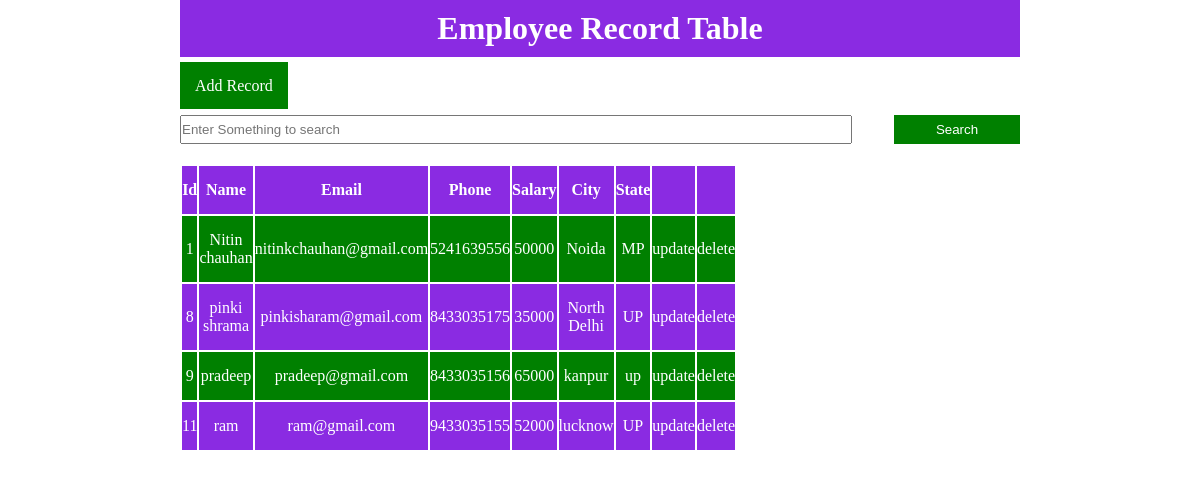
The page / on the database its author committed.
### mainApp/models.py (models this page shows, shortened)
class Employee(models.Model):
    id = models.AutoField(primary_key=True)
    name = models.CharField(max_length=30)
    email = models.EmailField(max_length=50)
    phone = models.CharField(max_length=15)
    salary = models.IntegerField()
    city = models.CharField(max_length=30,default="",null=True,blank=True)
    state = models.CharField(max_length=30,default="",null=True,blank=True)

### mainApp/views.py (the view)
# urls.py: path('',views.homes),
def homes(Request):
    if (Request.method == "POST"):
        search = Request.POST.get("search")
        data = Employee.objects.filter(
            Q(name__icontains=search)|
            Q(email__icontains=search)|
            Q(state__icontains=search)|
            Q(city__icontains=search))
    else:
        data = Employee.objects.all()
    return render(Request, "indexc.html", {'data': data})

### mainApp/templates/indexc.html (shortened to what this page needs)
{% load static %}
<!DOCTYPE html>
<html lang="en">
<head>
    <link rel="stylesheet" href="{% static 'css/style.css'%}">
</head>
<body>
    <div class="main">
        <div class="center">
            {% block content %}
            <h1> Employee Record Table</h1>
            <a id='btn' href="/add">Add Record</a>
            <form method="post" class="search">
                <input type="search" name="search" placeholder="Enter Something to search">
                <button type="search">Search</button>
            </form>
            <table class="table" >
                <tr>
                    <th>Id</th>
                    <th>Name</th>
                    <th>Email</th>
                    <th>Phone</th>
                    <th>Salary</th>
                    <th>City</th>
                    <th>State</th>
                    <th></th>
                    <th></th>
                </tr>
                {% for item in data %}
                <tr>
                    <td>{{item.id}}</td>
                    <td>{{item.name}}</td>
                    <td>{{item.email}}</td>
                    <td>{{item.phone}}</td>
                    <td>{{item.salary}}</td>
                    <td>{{item.city}}</td>
                    <td>{{item.state}}</td>
                    <td><a href="/update/{{item.id}}">update</td>
                    <td><a href="/delete/{{item.id}}">delete</td>
                </tr>
                {% endfor %}
            </table>
            {% endblock %}
        </div>
    </div>
</body>
</html>
<!--{% load static %}

### mainApp/static/css/style.css (style rules this page uses)
* { margin: 0; }
.main { width: 100vw; height: 100vh; }
.center { width: 70%; margin: auto; }
h1 { background-color: blueviolet; color:white ; padding: 10px; text-align: center; margin-bottom: 20px; }
#btn { text-decoration: none; background-color: green; color: white; padding: 15px; margin-bottom: 50px; }
.search { width: 100%; display: flex; justify-content: space-between; margin: 20px 0; }
.search input { width: 80%; padding: 5px 0; }
.search button { width: 15%; padding: 7px 0,; background-color: green; border: none; color:white ; }
.table { width: 100px; }
tr { background-color: green; color: white; }
tr:nth-child(odd) { background-color: blueviolet; color: white; }
th,td { padding: 15px 0; text-align: center; }
.table a { text-decoration: none; color: white; }

### rows shown on the page
Employee: id "1", name "Nitin chauhan", email "nitinkchauhan@gmail.com", phone "5241639556", salary "50000", city "Noida", state "MP"
Employee: id "8", name "pinki shrama", email "pinkisharam@gmail.com", phone "8433035175", salary "35000", city "North Delhi", state "UP"
Employee: id "9", name "pradeep", email "pradeep@gmail.com", phone "8433035156", salary "65000", city "kanpur", state "up"
Employee: id "11", name "ram", email "ram@gmail.com", phone "9433035155", salary "52000", city "lucknow", state "UP"
